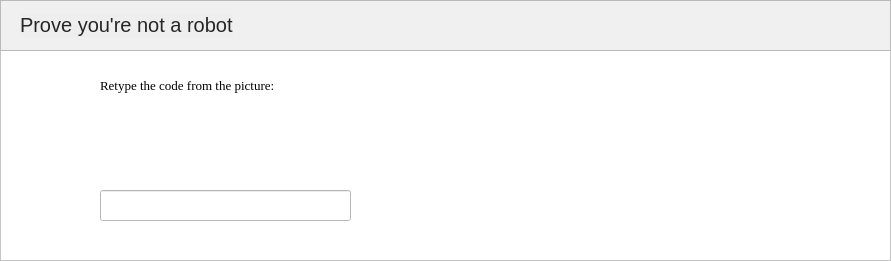
     <widget class="QFrame" name="frame_12">
      <property name="geometry">
       <rect>
        <x>200</x>
        <y>1510</y>
        <width>891</width>
        <height>261</height>
       </rect>
      </property>
      <property name="palette">
       <palette>
        <active>
         <colorrole role="WindowText">
          <brush brushstyle="SolidPattern">
           <color alpha="255">
            <red>0</red>
            <green>0</green>
            <blue>0</blue>
           </color>
          </brush>
         </colorrole>
         <colorrole role="Button">
          <brush brushstyle="SolidPattern">
           <color alpha="255">
            <red>255</red>
            <green>255</green>
            <blue>255</blue>
           </color>
          </brush>
         </colorrole>
         <colorrole role="Light">
          <brush brushstyle="SolidPattern">
           <color alpha="255">
            <red>255</red>
            <green>255</green>
            <blue>255</blue>
           </color>
          </brush>
         </colorrole>
         <colorrole role="Midlight">
          <brush brushstyle="SolidPattern">
           <color alpha="255">
            <red>255</red>
            <green>255</green>
            <blue>255</blue>
           </color>
          </brush>
         </colorrole>
         <colorrole role="Dark">
          <brush brushstyle="SolidPattern">
           <color alpha="255">
            <red>127</red>
            <green>127</green>
            <blue>127</blue>
           </color>
          </brush>
         </colorrole>
         <colorrole role="Mid">
          <brush brushstyle="SolidPattern">
           <color alpha="255">
            <red>170</red>
            <green>170</green>
            <blue>170</blue>
           </color>
          </brush>
         </colorrole>
         <colorrole role="Text">
          <brush brushstyle="SolidPattern">
           <color alpha="255">
            <red>0</red>
            <green>0</green>
            <blue>0</blue>
           </color>
          </brush>
         </colorrole>
         <colorrole role="BrightText">
          <brush brushstyle="SolidPattern">
           <color alpha="255">
            <red>255</red>
            <green>255</green>
            <blue>255</blue>
           </color>
          </brush>
         </colorrole>
         <colorrole role="ButtonText">
          <brush brushstyle="SolidPattern">
           <color alpha="255">
            <red>0</red>
            <green>0</green>
            <blue>0</blue>
           </color>
          </brush>
         </colorrole>
         <colorrole role="Base">
          <brush brushstyle="SolidPattern">
           <color alpha="255">
            <red>255</red>
            <green>255</green>
            <blue>255</blue>
           </color>
          </brush>
         </colorrole>
         <colorrole role="Window">
          <brush brushstyle="SolidPattern">
           <color alpha="255">
            <red>255</red>
            <green>255</green>
            <blue>255</blue>
           </color>
          </brush>
         </colorrole>
         <colorrole role="Shadow">
          <brush brushstyle="SolidPattern">
           <color alpha="255">
            <red>0</red>
            <green>0</green>
            <blue>0</blue>
           </color>
          </brush>
         </colorrole>
         <colorrole role="AlternateBase">
          <brush brushstyle="SolidPattern">
           <color alpha="255">
            <red>255</red>
            <green>255</green>
            <blue>255</blue>
           </color>
          </brush>
         </colorrole>
         <colorrole role="ToolTipBase">
          <brush brushstyle="SolidPattern">
           <color alpha="255">
            <red>255</red>
            <green>255</green>
            <blue>220</blue>
           </color>
          </brush>
         </colorrole>
         <colorrole role="ToolTipText">
          <brush brushstyle="SolidPattern">
           <color alpha="255">
            <red>0</red>
            <green>0</green>
            <blue>0</blue>
           </color>
          </brush>
         </colorrole>
         <colorrole role="PlaceholderText">
          <brush brushstyle="SolidPattern">
           <color alpha="128">
            <red>0</red>
            <green>0</green>
            <blue>0</blue>
           </color>
          </brush>
         </colorrole>
        </active>
        <inactive>
         <colorrole role="WindowText">
          <brush brushstyle="SolidPattern">
           <color alpha="255">
            <red>0</red>
            <green>0</green>
            <blue>0</blue>
           </color>
          </brush>
         </colorrole>
         <colorrole role="Button">
          <brush brushstyle="SolidPattern">
           <color alpha="255">
            <red>255</red>
            <green>255</green>
            <blue>255</blue>
           </color>
          </brush>
         </colorrole>
         <colorrole role="Light">
          <brush brushstyle="SolidPattern">
           <color alpha="255">
            <red>255</red>
            <green>255</green>
            <blue>255</blue>
           </color>
          </brush>
         </colorrole>
         <colorrole role="Midlight">
          <brush brushstyle="SolidPattern">
           <color alpha="255">
            <red>255</red>
            <green>255</green>
            <blue>255</blue>
           </color>
          </brush>
         </colorrole>
         <colorrole role="Dark">
          <brush brushstyle="SolidPattern">
           <color alpha="255">
            <red>127</red>
            <green>127</green>
            <blue>127</blue>
           </color>
          </brush>
         </colorrole>
         <colorrole role="Mid">
          <brush brushstyle="SolidPattern">
           <color alpha="255">
            <red>170</red>
            <green>170</green>
            <blue>170</blue>
           </color>
          </brush>
         </colorrole>
         <colorrole role="Text">
          <brush brushstyle="SolidPattern">
           <color alpha="255">
            <red>0</red>
            <green>0</green>
            <blue>0</blue>
           </color>
          </brush>
         </colorrole>
         <colorrole role="BrightText">
          <brush brushstyle="SolidPattern">
           <color alpha="255">
            <red>255</red>
            <green>255</green>
            <blue>255</blue>
           </color>
          </brush>
         </colorrole>
         <colorrole role="ButtonText">
          <brush brushstyle="SolidPattern">
           <color alpha="255">
            <red>0</red>
            <green>0</green>
            <blue>0</blue>
           </color>
          </brush>
         </colorrole>
         <colorrole role="Base">
          <brush brushstyle="SolidPattern">
           <color alpha="255">
            <red>255</red>
            <green>255</green>
            <blue>255</blue>
           </color>
          </brush>
         </colorrole>
         <colorrole role="Window">
          <brush brushstyle="SolidPattern">
           <color alpha="255">
            <red>255</red>
            <green>255</green>
            <blue>255</blue>
           </color>
          </brush>
         </colorrole>
         <colorrole role="Shadow">
          <brush brushstyle="SolidPattern">
           <color alpha="255">
            <red>0</red>
            <green>0</green>
            <blue>0</blue>
           </color>
          </brush>
         </colorrole>
         <colorrole role="AlternateBase">
          <brush brushstyle="SolidPattern">
           <color alpha="255">
            <red>255</red>
            <green>255</green>
            <blue>255</blue>
           </color>
          </brush>
         </colorrole>
         <colorrole role="ToolTipBase">
          <brush brushstyle="SolidPattern">
           <color alpha="255">
            <red>255</red>
            <green>255</green>
            <blue>220</blue>
           </color>
          </brush>
         </colorrole>
         <colorrole role="ToolTipText">
          <brush brushstyle="SolidPattern">
           <color alpha="255">
            <red>0</red>
            <green>0</green>
            <blue>0</blue>
           </color>
          </brush>
         </colorrole>
         <colorrole role="PlaceholderText">
          <brush brushstyle="SolidPattern">
           <color alpha="128">
            <red>0</red>
            <green>0</green>
            <blue>0</blue>
           </color>
          </brush>
         </colorrole>
        </inactive>
        <disabled>
         <colorrole role="WindowText">
          <brush brushstyle="SolidPattern">
           <color alpha="255">
            <red>127</red>
            <green>127</green>
            <blue>127</blue>
           </color>
          </brush>
         </colorrole>
         <colorrole role="Button">
          <brush brushstyle="SolidPattern">
           <color alpha="255">
            <red>255</red>
            <green>255</green>
            <blue>255</blue>
           </color>
          </brush>
         </colorrole>
         <colorrole role="Light">
          <brush brushstyle="SolidPattern">
           <color alpha="255">
            <red>255</red>
            <green>255</green>
            <blue>255</blue>
           </color>
          </brush>
         </colorrole>
         <colorrole role="Midlight">
          <brush brushstyle="SolidPattern">
           <color alpha="255">
            <red>255</red>
            <green>255</green>
            <blue>255</blue>
           </color>
          </brush>
         </colorrole>
         <colorrole role="Dark">
          <brush brushstyle="SolidPattern">
           <color alpha="255">
            <red>127</red>
            <green>127</green>
            <blue>127</blue>
           </color>
          </brush>
         </colorrole>
         <colorrole role="Mid">
          <brush brushstyle="SolidPattern">
           <color alpha="255">
            <red>170</red>
            <green>170</green>
            <blue>170</blue>
           </color>
          </brush>
         </colorrole>
         <colorrole role="Text">
          <brush brushstyle="SolidPattern">
           <color alpha="255">
            <red>127</red>
            <green>127</green>
            <blue>127</blue>
           </color>
          </brush>
         </colorrole>
         <colorrole role="BrightText">
          <brush brushstyle="SolidPattern">
           <color alpha="255">
            <red>255</red>
            <green>255</green>
            <blue>255</blue>
           </color>
          </brush>
         </colorrole>
         <colorrole role="ButtonText">
          <brush brushstyle="SolidPattern">
           <color alpha="255">
            <red>127</red>
            <green>127</green>
            <blue>127</blue>
           </color>
          </brush>
         </colorrole>
         <colorrole role="Base">
          <brush brushstyle="SolidPattern">
           <color alpha="255">
            <red>255</red>
            <green>255</green>
            <blue>255</blue>
           </color>
          </brush>
         </colorrole>
         <colorrole role="Window">
          <brush brushstyle="SolidPattern">
           <color alpha="255">
            <red>255</red>
            <green>255</green>
            <blue>255</blue>
           </color>
          </brush>
         </colorrole>
         <colorrole role="Shadow">
          <brush brushstyle="SolidPattern">
           <color alpha="255">
            <red>0</red>
            <green>0</green>
            <blue>0</blue>
           </color>
          </brush>
         </colorrole>
         <colorrole role="AlternateBase">
          <brush brushstyle="SolidPattern">
           <color alpha="255">
            <red>255</red>
            <green>255</green>
            <blue>255</blue>
           </color>
          </brush>
         </colorrole>
         <colorrole role="ToolTipBase">
          <brush brushstyle="SolidPattern">
           <color alpha="255">
            <red>255</red>
            <green>255</green>
            <blue>220</blue>
           </color>
          </brush>
         </colorrole>
         <colorrole role="ToolTipText">
          <brush brushstyle="SolidPattern">
           <color alpha="255">
            <red>0</red>
            <green>0</green>
            <blue>0</blue>
           </color>
          </brush>
         </colorrole>
         <colorrole role="PlaceholderText">
          <brush brushstyle="SolidPattern">
           <color alpha="128">
            <red>0</red>
            <green>0</green>
            <blue>0</blue>
           </color>
          </brush>
         </colorrole>
        </disabled>
       </palette>
      </property>
      <property name="autoFillBackground">
       <bool>true</bool>
      </property>
      <property name="frameShape">
       <enum>QFrame::StyledPanel</enum>
      </property>
      <property name="frameShadow">
       <enum>QFrame::Raised</enum>
      </property>
      <widget class="QFrame" name="frame_13">
       <property name="geometry">
        <rect>
         <x>0</x>
         <y>0</y>
         <width>891</width>
         <height>51</height>
        </rect>
       </property>
       <property name="palette">
        <palette>
         <active>
          <colorrole role="WindowText">
           <brush brushstyle="SolidPattern">
            <color alpha="255">
             <red>0</red>
             <green>0</green>
             <blue>0</blue>
            </color>
           </brush>
          </colorrole>
          <colorrole role="Button">
           <brush brushstyle="SolidPattern">
            <color alpha="255">
             <red>240</red>
             <green>240</green>
             <blue>240</blue>
            </color>
           </brush>
          </colorrole>
          <colorrole role="Light">
           <brush brushstyle="SolidPattern">
            <color alpha="255">
             <red>255</red>
             <green>255</green>
             <blue>255</blue>
            </color>
           </brush>
          </colorrole>
          <colorrole role="Midlight">
           <brush brushstyle="SolidPattern">
            <color alpha="255">
             <red>247</red>
             <green>247</green>
             <blue>247</blue>
            </color>
           </brush>
          </colorrole>
          <colorrole role="Dark">
           <brush brushstyle="SolidPattern">
            <color alpha="255">
             <red>120</red>
             <green>120</green>
             <blue>120</blue>
            </color>
           </brush>
          </colorrole>
          <colorrole role="Mid">
           <brush brushstyle="SolidPattern">
            <color alpha="255">
             <red>160</red>
             <green>160</green>
             <blue>160</blue>
            </color>
           </brush>
          </colorrole>
          <colorrole role="Text">
           <brush brushstyle="SolidPattern">
            <color alpha="255">
             <red>0</red>
             <green>0</green>
             <blue>0</blue>
            </color>
           </brush>
          </colorrole>
          <colorrole role="BrightText">
           <brush brushstyle="SolidPattern">
            <color alpha="255">
             <red>255</red>
             <green>255</green>
             <blue>255</blue>
            </color>
           </brush>
          </colorrole>
          <colorrole role="ButtonText">
           <brush brushstyle="SolidPattern">
            <color alpha="255">
             <red>0</red>
             <green>0</green>
             <blue>0</blue>
            </color>
           </brush>
          </colorrole>
          <colorrole role="Base">
           <brush brushstyle="SolidPattern">
            <color alpha="255">
             <red>255</red>
             <green>255</green>
             <blue>255</blue>
            </color>
           </brush>
          </colorrole>
          <colorrole role="Window">
           <brush brushstyle="SolidPattern">
            <color alpha="255">
             <red>240</red>
             <green>240</green>
             <blue>240</blue>
            </color>
           </brush>
          </colorrole>
          <colorrole role="Shadow">
           <brush brushstyle="SolidPattern">
            <color alpha="255">
             <red>0</red>
             <green>0</green>
             <blue>0</blue>
            </color>
           </brush>
          </colorrole>
          <colorrole role="AlternateBase">
           <brush brushstyle="SolidPattern">
            <color alpha="255">
             <red>247</red>
             <green>247</green>
             <blue>247</blue>
            </color>
           </brush>
          </colorrole>
          <colorrole role="ToolTipBase">
           <brush brushstyle="SolidPattern">
            <color alpha="255">
             <red>255</red>
             <green>255</green>
             <blue>220</blue>
            </color>
           </brush>
          </colorrole>
          <colorrole role="ToolTipText">
           <brush brushstyle="SolidPattern">
            <color alpha="255">
             <red>0</red>
             <green>0</green>
             <blue>0</blue>
            </color>
           </brush>
          </colorrole>
          <colorrole role="PlaceholderText">
           <brush brushstyle="SolidPattern">
            <color alpha="128">
             <red>0</red>
             <green>0</green>
             <blue>0</blue>
            </color>
           </brush>
          </colorrole>
         </active>
         <inactive>
          <colorrole role="WindowText">
           <brush brushstyle="SolidPattern">
            <color alpha="255">
             <red>0</red>
             <green>0</green>
             <blue>0</blue>
            </color>
           </brush>
          </colorrole>
          <colorrole role="Button">
           <brush brushstyle="SolidPattern">
            <color alpha="255">
             <red>240</red>
             <green>240</green>
             <blue>240</blue>
            </color>
           </brush>
          </colorrole>
          <colorrole role="Light">
           <brush brushstyle="SolidPattern">
            <color alpha="255">
             <red>255</red>
             <green>255</green>
             <blue>255</blue>
            </color>
           </brush>
          </colorrole>
          <colorrole role="Midlight">
           <brush brushstyle="SolidPattern">
            <color alpha="255">
             <red>247</red>
             <green>247</green>
             <blue>247</blue>
            </color>
           </brush>
          </colorrole>
          <colorrole role="Dark">
           <brush brushstyle="SolidPattern">
            <color alpha="255">
             <red>120</red>
             <green>120</green>
             <blue>120</blue>
            </color>
           </brush>
          </colorrole>
          <colorrole role="Mid">
           <brush brushstyle="SolidPattern">
            <color alpha="255">
             <red>160</red>
             <green>160</green>
             <blue>160</blue>
            </color>
           </brush>
          </colorrole>
          <colorrole role="Text">
           <brush brushstyle="SolidPattern">
            <color alpha="255">
             <red>0</red>
             <green>0</green>
             <blue>0</blue>
            </color>
           </brush>
          </colorrole>
          <colorrole role="BrightText">
           <brush brushstyle="SolidPattern">
            <color alpha="255">
             <red>255</red>
             <green>255</green>
             <blue>255</blue>
            </color>
           </brush>
          </colorrole>
          <colorrole role="ButtonText">
           <brush brushstyle="SolidPattern">
            <color alpha="255">
             <red>0</red>
             <green>0</green>
             <blue>0</blue>
            </color>
           </brush>
          </colorrole>
          <colorrole role="Base">
           <brush brushstyle="SolidPattern">
            <color alpha="255">
             <red>255</red>
             <green>255</green>
             <blue>255</blue>
            </color>
           </brush>
          </colorrole>
          <colorrole role="Window">
           <brush brushstyle="SolidPattern">
            <color alpha="255">
             <red>240</red>
             <green>240</green>
             <blue>240</blue>
            </color>
           </brush>
          </colorrole>
          <colorrole role="Shadow">
           <brush brushstyle="SolidPattern">
            <color alpha="255">
             <red>0</red>
             <green>0</green>
             <blue>0</blue>
            </color>
           </brush>
          </colorrole>
          <colorrole role="AlternateBase">
           <brush brushstyle="SolidPattern">
            <color alpha="255">
             <red>247</red>
             <green>247</green>
             <blue>247</blue>
            </color>
           </brush>
          </colorrole>
          <colorrole role="ToolTipBase">
           <brush brushstyle="SolidPattern">
            <color alpha="255">
             <red>255</red>
             <green>255</green>
             <blue>220</blue>
            </color>
           </brush>
          </colorrole>
          <colorrole role="ToolTipText">
           <brush brushstyle="SolidPattern">
            <color alpha="255">
             <red>0</red>
             <green>0</green>
             <blue>0</blue>
            </color>
           </brush>
          </colorrole>
          <colorrole role="PlaceholderText">
           <brush brushstyle="SolidPattern">
            <color alpha="128">
             <red>0</red>
             <green>0</green>
             <blue>0</blue>
            </color>
           </brush>
          </colorrole>
         </inactive>
         <disabled>
          <colorrole role="WindowText">
           <brush brushstyle="SolidPattern">
            <color alpha="255">
             <red>120</red>
             <green>120</green>
             <blue>120</blue>
            </color>
           </brush>
          </colorrole>
          <colorrole role="Button">
           <brush brushstyle="SolidPattern">
            <color alpha="255">
             <red>240</red>
             <green>240</green>
             <blue>240</blue>
            </color>
           </brush>
          </colorrole>
          <colorrole role="Light">
           <brush brushstyle="SolidPattern">
            <color alpha="255">
             <red>255</red>
             <green>255</green>
             <blue>255</blue>
            </color>
           </brush>
          </colorrole>
          <colorrole role="Midlight">
           <brush brushstyle="SolidPattern">
            <color alpha="255">
             <red>247</red>
             <green>247</green>
             <blue>247</blue>
            </color>
           </brush>
          </colorrole>
          <colorrole role="Dark">
           <brush brushstyle="SolidPattern">
            <color alpha="255">
             <red>120</red>
             <green>120</green>
             <blue>120</blue>
            </color>
           </brush>
          </colorrole>
          <colorrole role="Mid">
           <brush brushstyle="SolidPattern">
            <color alpha="255">
             <red>160</red>
             <green>160</green>
             <blue>160</blue>
            </color>
           </brush>
          </colorrole>
          <colorrole role="Text">
           <brush brushstyle="SolidPattern">
            <color alpha="255">
             <red>120</red>
             <green>120</green>
             <blue>120</blue>
            </color>
           </brush>
          </colorrole>
          <colorrole role="BrightText">
           <brush brushstyle="SolidPattern">
            <color alpha="255">
             <red>255</red>
             <green>255</green>
             <blue>255</blue>
            </color>
           </brush>
          </colorrole>
          <colorrole role="ButtonText">
           <brush brushstyle="SolidPattern">
            <color alpha="255">
             <red>120</red>
             <green>120</green>
             <blue>120</blue>
            </color>
           </brush>
          </colorrole>
          <colorrole role="Base">
           <brush brushstyle="SolidPattern">
            <color alpha="255">
             <red>240</red>
             <green>240</green>
             <blue>240</blue>
            </color>
           </brush>
          </colorrole>
          <colorrole role="Window">
           <brush brushstyle="SolidPattern">
            <color alpha="255">
             <red>240</red>
             <green>240</green>
             <blue>240</blue>
            </color>
           </brush>
          </colorrole>
          <colorrole role="Shadow">
           <brush brushstyle="SolidPattern">
            <color alpha="255">
             <red>0</red>
             <green>0</green>
             <blue>0</blue>
            </color>
           </brush>
          </colorrole>
          <colorrole role="AlternateBase">
           <brush brushstyle="SolidPattern">
            <color alpha="255">
             <red>240</red>
             <green>240</green>
             <blue>240</blue>
            </color>
           </brush>
          </colorrole>
          <colorrole role="ToolTipBase">
           <brush brushstyle="SolidPattern">
            <color alpha="255">
             <red>255</red>
             <green>255</green>
             <blue>220</blue>
            </color>
           </brush>
          </colorrole>
          <colorrole role="ToolTipText">
           <brush brushstyle="SolidPattern">
            <color alpha="255">
             <red>0</red>
             <green>0</green>
             <blue>0</blue>
            </color>
           </brush>
          </colorrole>
          <colorrole role="PlaceholderText">
           <brush brushstyle="SolidPattern">
            <color alpha="128">
             <red>0</red>
             <green>0</green>
             <blue>0</blue>
            </color>
           </brush>
          </colorrole>
         </disabled>
        </palette>
       </property>
       <property name="autoFillBackground">
        <bool>true</bool>
       </property>
       <property name="frameShape">
        <enum>QFrame::StyledPanel</enum>
       </property>
       <property name="frameShadow">
        <enum>QFrame::Raised</enum>
       </property>
       <widget class="QLabel" name="label_30">
        <property name="geometry">
         <rect>
          <x>20</x>
          <y>10</y>
          <width>241</width>
          <height>31</height>
         </rect>
        </property>
        <property name="text">
         <string>&lt;html&gt;&lt;head/&gt;&lt;body&gt;&lt;p&gt;&lt;span style=&quot; font-family:'Crete Round','serif'; font-size:20px; font-weight:296; color:rgba(0,0,0,0.839216); background-color:#eeeeee;&quot;&gt;Prove you're not a robot&lt;/span&gt;&lt;/p&gt;&lt;/body&gt;&lt;/html&gt;</string>
        </property>
       </widget>
      </widget>
      <widget class="QLabel" name="label_32">
       <property name="geometry">
        <rect>
         <x>100</x>
         <y>70</y>
         <width>301</width>
         <height>31</height>
        </rect>
       </property>
       <property name="font">
        <font>
         <family>Times New Roman</family>
         <pointsize>10</pointsize>
        </font>
       </property>
       <property name="text">
        <string>Retype the code from the picture:</string>
       </property>
      </widget>
      <widget class="QLabel" name="label_33">
       <property name="geometry">
        <rect>
         <x>100</x>
         <y>100</y>
         <width>291</width>
         <height>81</height>
        </rect>
       </property>
       <property name="font">
        <font>
         <family>Calibri</family>
         <pointsize>10</pointsize>
        </font>
       </property>
       <property name="text">
        <string/>
       </property>
       <property name="pixmap">
        <pixmap>BotDetectCaptcha.jpeg</pixmap>
       </property>
      </widget>
      <widget class="QLineEdit" name="Password">
       <property name="geometry">
        <rect>
         <x>100</x>
         <y>190</y>
         <width>251</width>
         <height>31</height>
        </rect>
       </property>
       <property name="font">
        <font>
         <family>Times New Roman</family>
         <pointsize>9</pointsize>
        </font>
       </property>
      </widget>
     </widget>
